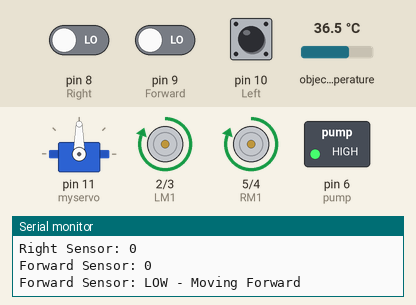
This sketch was run on a simulated Arduino Uno, built with avr-gcc and run on an emulated ATmega328P. Shown: servo, motor-driver pin pairs drawn as motors (green arrow = first pin HIGH = forward, orange = second pin HIGH = backward, longer = more drive), switched loads named in the sketch (green lamp = pin HIGH), the last lines printed to the serial monitor. Inputs (shaded band) come from the test bench; at power-on: pin 9 (Forward) LOW, pin 10 (Left) LOW, object temperature 36.5 °C, pin 8 (Right) LOW.

Above: at 1.7 s.
1.8 s: pin 9 (Forward) driven HIGH
At 4.3 s:
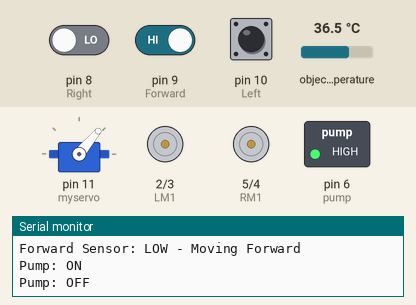
5.3 s: pin 10 (Left) pulled HIGH for 2.9 s
20.0 s: object temperature set to 25.3 °C
23.5 s: object temperature set to 24.5 °C
At 25.5 s:
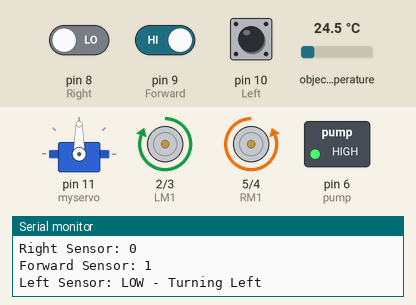
26.8 s: pin 9 (Forward) driven LOW
At 27.4 s:
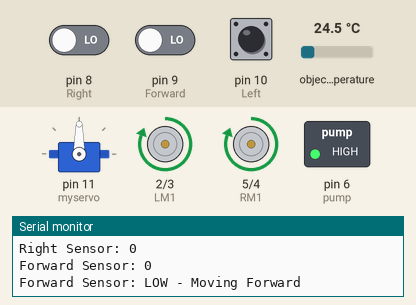
30.1 s: pin 8 (Right) driven HIGH and pin 9 (Forward) driven HIGH and pin 10 (Left) driven HIGH
At 31.6 s:
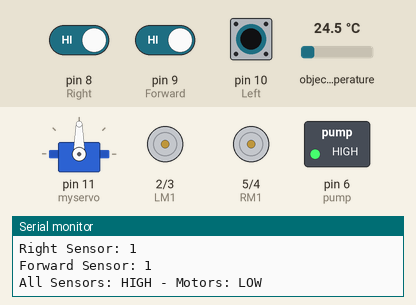
Timing chart, 0 to 33.1 s (numbered marks = the images above; inputs shaded):
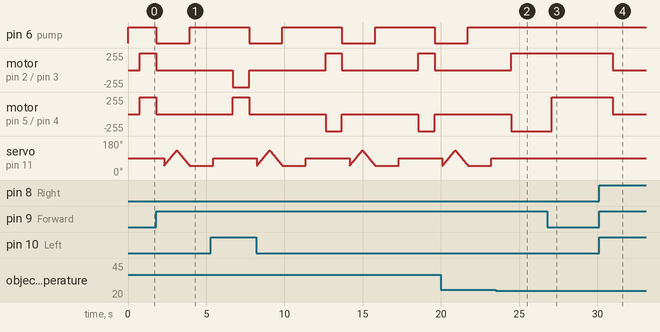

The sketch:

fire_detection_robot.ino
```cpp
#include <Wire.h>
#include <Servo.h>
#include <Adafruit_MLX90614.h>
Adafruit_MLX90614 mlx = Adafruit_MLX90614();
Servo myservo;
int pos = 0;
boolean fire = false;
double temp;
#define Left 10 // left sensor
#define Right 8 // right sensor
#define Forward 9 // front sensor
#define LM1 2 // left motor
#define LM2 3 // left motor
#define RM1 5 // right motor
#define RM2 4 // right motor
#define pump 6
void setup() {
Serial.begin(9600);
 pinMode(Left, INPUT);
 pinMode(Right, INPUT);
 pinMode(Forward, INPUT);pinMode(LM1, OUTPUT);
 pinMode(LM2, OUTPUT);
 pinMode(RM1, OUTPUT);
 pinMode(RM2, OUTPUT);
 pinMode(pump, OUTPUT);
 digitalWrite(pump, HIGH);
 mlx.begin();
 myservo.attach(11);
 myservo.write(90);
 delay(500);
}
void put_off_fire() {
 delay(1000);
 digitalWrite(LM1, LOW);
 digitalWrite(LM2, LOW);
 digitalWrite(RM1, LOW);
 digitalWrite(RM2, LOW);
 digitalWrite(pump, LOW);
 Serial.println("Pump: ON");
 delay(500);
 for (pos = 50; pos <= 130; pos += 1) {
 myservo.write(pos);
 delay(10);
 }
 for (pos = 130; pos >= 50; pos -= 1) {
 myservo.write(pos);
 delay(10);
 }
 digitalWrite(pump, HIGH);
 Serial.println("Pump: OFF");
 delay(1500);
 myservo.write(90);
 delay(1000);
 fire = false;
}
void loop() {
 temp = mlx.readObjectTempC();
 myservo.write(90);
 delay(250);
 Serial.print("Temperature: ");
 Serial.print(temp);
 Serial.println(" °C");
 Serial.print("Left Sensor: ");
 Serial.println(digitalRead(Left));
 Serial.print("Right Sensor: ");
Serial.println(digitalRead(Right));
 Serial.print("Forward Sensor: ");
 Serial.println(digitalRead(Forward));
 if (digitalRead(Left) == 1 && digitalRead(Right) == 1 && digitalRead(Forward) == 1) {
 digitalWrite(LM1, LOW);
 digitalWrite(LM2, LOW);
 digitalWrite(RM1, LOW);
 digitalWrite(RM2, LOW);
 Serial.println("All Sensors: HIGH - Motors: LOW");
 } else if (digitalRead(Forward) == 0) {
 digitalWrite(LM1, HIGH);
 digitalWrite(LM2, LOW);
 digitalWrite(RM1, HIGH);
 digitalWrite(RM2, LOW);
 Serial.println("Forward Sensor: LOW - Moving Forward");
 } else if (digitalRead(Left) == 0) {
 digitalWrite(LM1, HIGH);
 digitalWrite(LM2, LOW);
 digitalWrite(RM1, LOW);
 digitalWrite(RM2, HIGH);
 Serial.println("Left Sensor: LOW - Turning Left");
 } else if (digitalRead(Right) == 0) {
 digitalWrite(LM1, LOW);
 digitalWrite(LM2, HIGH);
 digitalWrite(RM1, HIGH);
 digitalWrite(RM2, LOW);


 Serial.println("Right Sensor: LOW - Turning Right");
 }
 if (temp > 25) {
 put_off_fire();
 } else {
 fire = false;
 delay(1000);
 } // Adjust delay time as needed for monitoring
}
```

Measured:
- the behaviour switches between 25 and 24.9 °C on object temperature (found by bisection; images 1 and 2)
- after the input at 23.5 s, pin 6 (pump): stays HIGH (without the input it goes to LOW after 2.0 s); motor on pin 2 (LM1) / pin 3 (LM2): goes on until 24.5 s, then stays forward 255/255; motor on pin 5 (RM1) / pin 4 (RM2): goes on until 24.5 s, then stays backward 255/255; servo on pin 11 (myservo): stops changing and stays 90°
- after the input at 26.8 s, motor on pin 5 (RM1) / pin 4 (RM2): backward 255/255 → forward 255/255 after 0.28 s
- after the input at 30.1 s, motor on pin 2 (LM1) / pin 3 (LM2), motor on pin 5 (RM1) / pin 4 (RM2): forward 255/255 → stopped after 0.89 s
- by itself, pin 6 (pump): alternates HIGH for 3.8 s and LOW for 2.1 s
- by itself, motor on pin 2 (LM1) / pin 3 (LM2): repeats every 5.9 s: stopped 4.9 s, forward 255/255 1.0 s
- by itself, motor on pin 5 (RM1) / pin 4 (RM2): repeats every 5.9 s: stopped 4.9 s, backward 255/255 1.0 s
